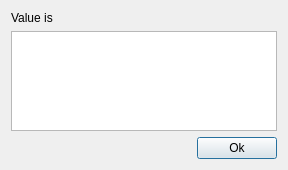
<ui version="4.0" >
 <class>Dialog</class>
 <widget class="QDialog" name="Dialog" >
  <property name="geometry" >
   <rect>
    <x>0</x>
    <y>0</y>
    <width>288</width>
    <height>170</height>
   </rect>
  </property>
  <property name="windowTitle" >
   <string>Value Display</string>
  </property>
  <layout class="QGridLayout" name="gridLayout" >
   <item row="0" column="0" >
    <widget class="QLabel" name="captionText" >
     <property name="text" >
      <string>Value is</string>
     </property>
    </widget>
   </item>
   <item row="1" column="0" colspan="2" >
    <widget class="QTextEdit" name="valueDisplay" >
     <property name="readOnly" >
      <bool>true</bool>
     </property>
     <property name="tabStopWidth" >
      <number>20</number>
     </property>
    </widget>
   </item>
   <item row="2" column="0" >
    <spacer name="horizontalSpacer" >
     <property name="orientation" >
      <enum>Qt::Horizontal</enum>
     </property>
     <property name="sizeHint" stdset="0" >
      <size>
       <width>330</width>
       <height>20</height>
      </size>
     </property>
    </spacer>
   </item>
   <item row="2" column="1" >
    <widget class="QPushButton" name="okButton" >
     <property name="text" >
      <string>Ok</string>
     </property>
    </widget>
   </item>
  </layout>
 </widget>
 <resources/>
 <connections>
  <connection>
   <sender>okButton</sender>
   <signal>clicked()</signal>
   <receiver>Dialog</receiver>
   <slot>accept()</slot>
   <hints>
    <hint type="sourcelabel" >
     <x>386</x>
     <y>244</y>
    </hint>
    <hint type="destinationlabel" >
     <x>216</x>
     <y>132</y>
    </hint>
   </hints>
  </connection>
 </connections>
</ui>
